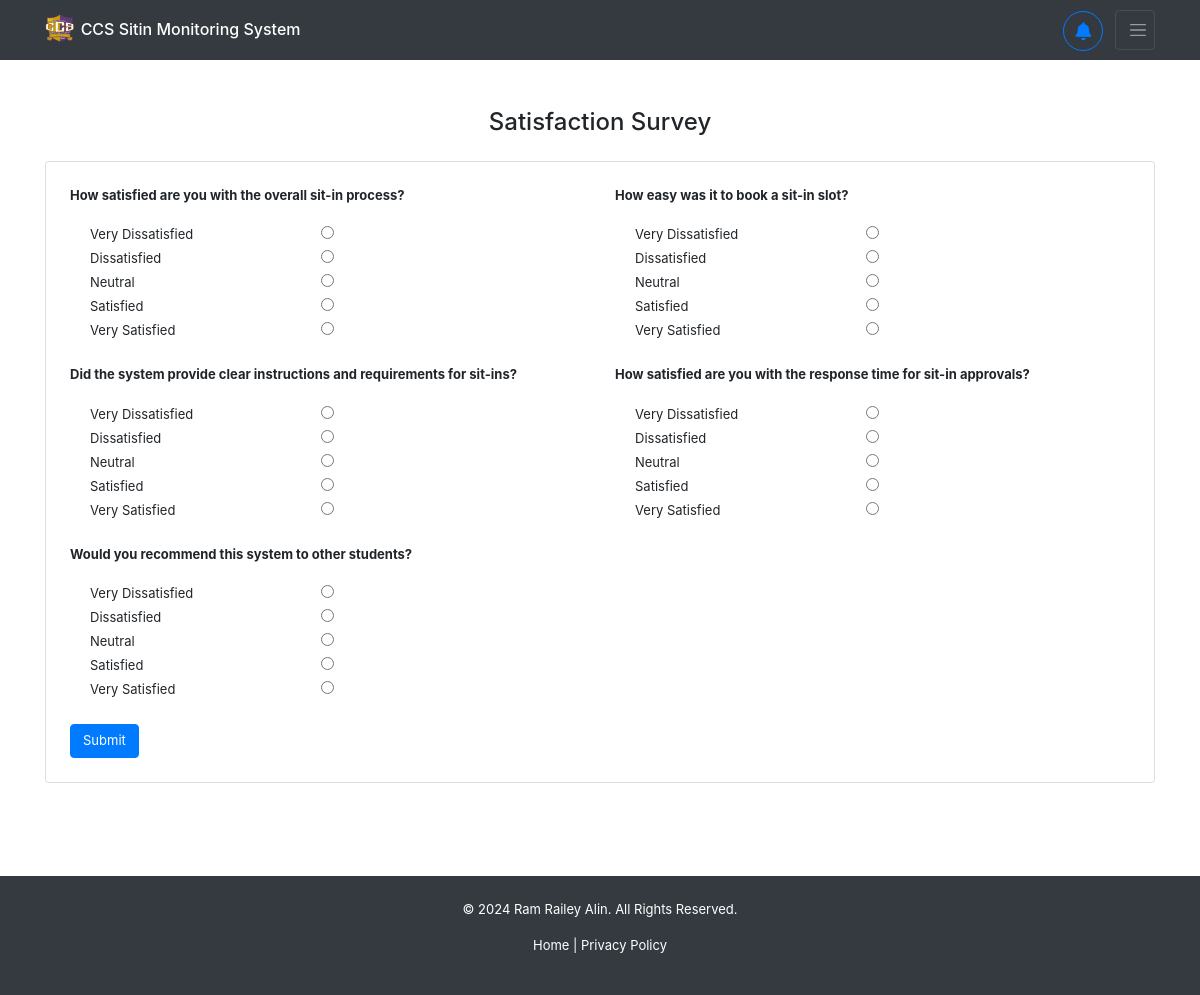
The page /survey/ (signed in) on the database its author committed.
### backend/models.py (models this page shows, shortened)
class SurveyResponse(models.Model):
    question_choices = QUESTION_CHOICES
    survey = models.ForeignKey(SitinSurvey, on_delete=models.CASCADE)
    question_order = models.IntegerField(null=True, blank=True)
    question_text = models.TextField(null=True, blank=True)
    rating = models.IntegerField(choices=RATING_CHOICES, null=True, blank=True)

### backend/views.py (the view)
# urls.py: path('survey/', views.survey, name='user-survey'),
@login_required
def survey(request):
    if request.user.is_authenticated:
        sitinsurvey = SitinSurvey.objects.filter(
            created_by=request.user
        ).prefetch_related('surveyresponse_set').first()
        if sitinsurvey and sitinsurvey.status == 'not taken':
            questions_with_responses = []
            for i, question in enumerate(QUESTION_CHOICES):
                try:
                    response = sitinsurvey.surveyresponse_set.all()[i]
                except IndexError:
                    response = None
                questions_with_responses.append({
                    'question': question,
                    'response': response
                })
            context = {
                'questions_with_responses': questions_with_responses,
                'sitinsurvey': sitinsurvey
            }
            return render(request, 'backend/pages/survey.html', context)
    return redirect('/')

### backend/templates/backend/pages/survey.html (shortened to what this page needs)
{% extends 'backend/base.html' %}
{% block content %}
<div class="container mt-5" id="survey-container">
    <h4 class="text-center mb-4">Satisfaction Survey</h4>
    <form>
        <div class="card p-4 shadow-sm">
            <div class="row">
                {% for item in questions_with_responses %}
                <div class="col-lg-6 survey-questions"
                    data-id="{{ item.response.id }}">
                    <div class="mb-4">
                        <p class="font-weight-bold">{{ item.question.1 }}</p>
                        <div class="form-check">
                            <input class="form-check-input" type="radio" name="question_{{ item.question.0 }}" value="1" required>
                            <label class="form-check-label">Very Dissatisfied</label>
                        </div>
                        <div class="form-check">
                            <input class="form-check-input" type="radio" name="question_{{ item.question.0 }}" value="2">
                            <label class="form-check-label">Dissatisfied</label>
                        </div>
                        <div class="form-check">
                            <input class="form-check-input" type="radio" name="question_{{ item.question.0 }}" value="3">
                            <label class="form-check-label">Neutral</label>
                        </div>
                        <div class="form-check">
                            <input class="form-check-input" type="radio" name="question_{{ item.question.0 }}" value="4">
                            <label class="form-check-label">Satisfied</label>
                        </div>
                        <div class="form-check">
                            <input class="form-check-input" type="radio" name="question_{{ item.question.0 }}" value="5">
                            <label class="form-check-label">Very Satisfied</label>
                        </div>
                    </div>
                </div>
                {% endfor %}
            </div>
            <div class="row">
                <div class="col-12">
                    <button type="button" class="btn btn-primary" onclick="updateSurvey('{{ sitinsurvey.id }}')">
                      Submit</button>
                </div>
            </div>
        </div>
    </form>
</div>
{% endblock %}

### backend/static/backend/css/styles.css (style rules this page uses)
* { box-sizing: border-box; padding: 0; margin: 0; }
html { scroll-behavior: smooth; }
input { width: 100%; font-size: small; }
p { font-size: small; }
label { font-size: small; }
button { font-size: small; }
.btn { font-size: small; }
form { display: flex; flex-direction: column; row-gap: 10px; }

### rows shown on the page
SurveyResponse: question.1 "How satisfied are you with the overall sit-in process?"
SurveyResponse: question.1 "How easy was it to book a sit-in slot?"
SurveyResponse: question.1 "Did the system provide clear instructions and requirements for sit-ins?"
SurveyResponse: question.1 "How satisfied are you with the response time for sit-in approvals?"
SurveyResponse: question.1 "Would you recommend this system to other students?"
